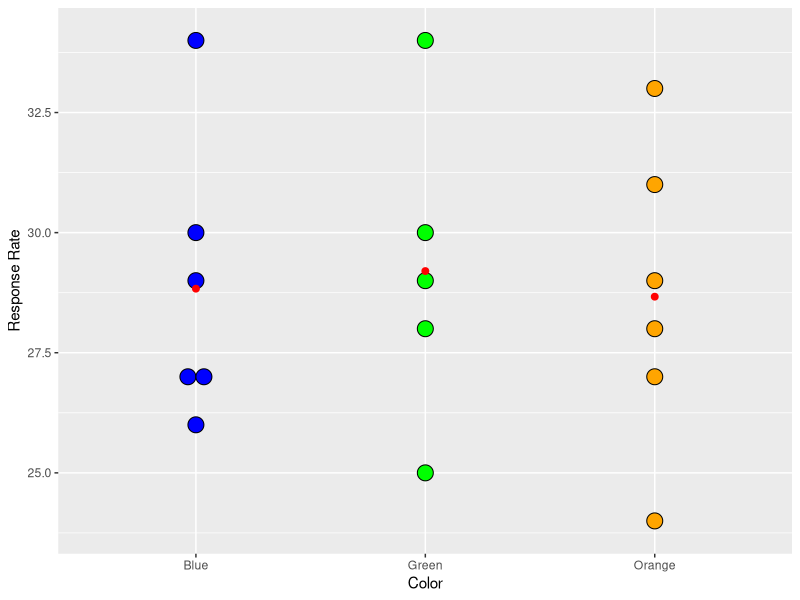

Write the R code that produced this figure.
## ---- chunk 1
library(magrittr)
library(ggplot2)
# Data Prep
data <- data.frame("Color" = c(rep("Blue",6),
                               rep("Green",5),
                               rep("Orange",6)),"Response_Rate" = c(27,26,30,27,34,29,34,28,25,30,29,31,24,27,29,28,33))
data$Color %<>% as.factor 

blue   <- c(27,26,30,27,34,29)
green  <- c(34,28,25,30,29)
orange <- c(31,24,27,29,28,33)
## ---- chunk 2
# Dotplot
dotplot <- ggplot(data = data,aes(x = Color,y = Response_Rate,fill = Color)) + 
  geom_dotplot(binaxis = "y",stackdir = "center",binpositions = "all",show.legend = FALSE)+
  scale_fill_manual(values = c("Blue","Green","Orange")) + 
  ylab("Response Rate")+ 
  stat_summary(fun = mean,geom = "point",color = "red",show.legend = FALSE,size = 2)

dotplot
## ---- chunk 3
library(kableExtra)
fitted_values   <- c(rep(mean(blue),6),rep(mean(green),5),rep(mean(orange),6))
observed_colors <- c(blue,green,orange)
residuals       <- observed_colors - fitted_values
display_table   <- data.frame("Residuals" = residuals,"Fitted Values" = fitted_values) 

display_table %>% 
      kable() %>% 
      kable_styling(bootstrap_options = "striped",full_width = FALSE,position = "center")

## ---- chunk 4
observed_colors_mean <- mean(observed_colors)
SSE                  <- sum((observed_colors-fitted_values)^2)
SSTR                 <- sum((fitted_values-observed_colors_mean)^2)
f_test_stat          <- (SSTR/(3-1)/(SSE/(17-3)))
p_value              <- pf(f_test_stat,2,14,lower.tail = FALSE)
decision_rule        <- qf(0.95,2,14)

test_display_table   <- data.frame("SSE" = SSE,"SSTR" = SSTR,"F_Statistic" = f_test_stat,
                                 "F_Statistic_Quantile" = decision_rule, "P_Value" = p_value)

test_display_table %>% 
           kable() %>% 
           kable_styling(bootstrap_options = "striped",full_width = FALSE,position = "center")
